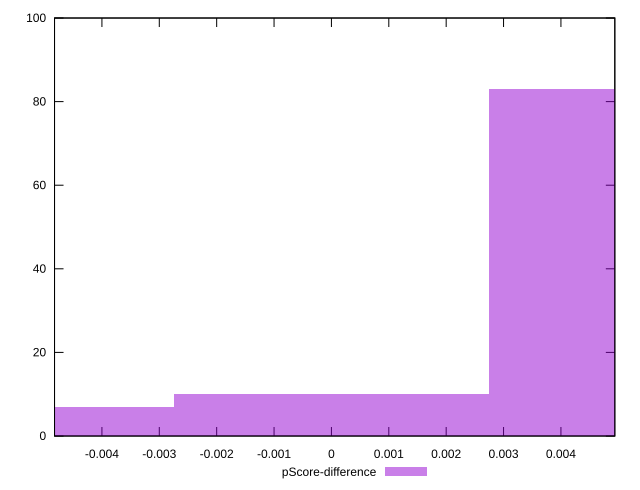

The gnuplot source for this figure:
reset

$pScoreDifference <<EOF
0 10
0.005496376650291493 83
-0.005496376650291493 7
EOF

set key outside below
set boxwidth 0.005496376650291493
set xrange [-0.004825918058909862:0.0049392941941479585]
set yrange [0:100]
set trange [0:100]
set style fill transparent solid 0.5 noborder
set terminal svg size 640, 490 enhanced background rgb 'white'
set output "report_00021_2021-02-20T09:16:39.615Z/first-contentful-paint/samples/pages+cached+noadtech+nomedia+nocss/pScore-difference/histogram.svg"

plot $pScoreDifference title "pScore-difference" with boxes

reset
